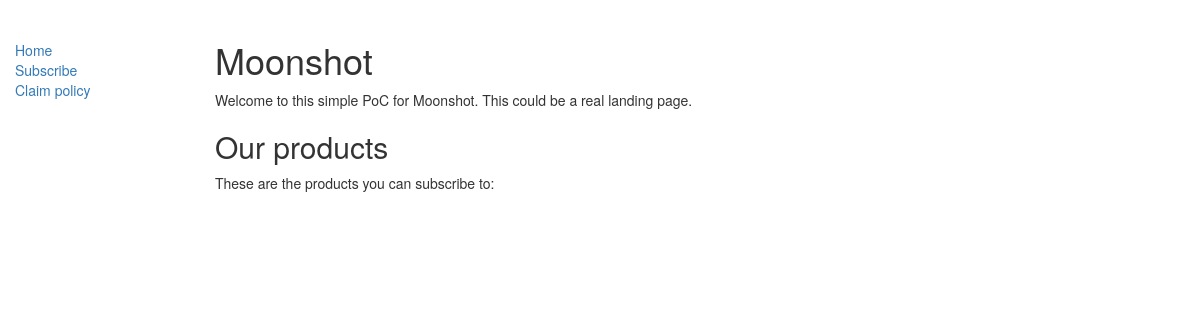
/poc/, run on an earlier commit of the app's database.
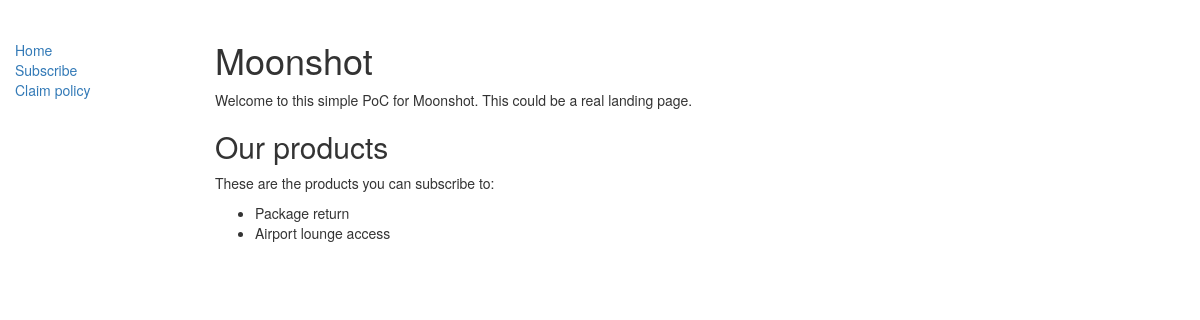
And on a later commit of the database.
### pocsite/models.py (models this page shows)
class Product(models.Model):
    product_name = models.CharField(max_length=30)
    product_description = models.TextField(help_text="A simple description of the product")
    is_published = models.BooleanField(default=True, verbose_name="Publish in catalog", help_text="Allow this product to be subscribed")
    base_price = models.DecimalField(max_digits=6, decimal_places=2, help_text="Price of the product")
    base_payout = models.DecimalField(max_digits=8, decimal_places=2, help_text="The amount to reimburse the customer if insurance is activated")
    def __str__(self):
        return self.product_name

### pocsite/views.py (the view)
def index(request):
    published_product_list = Product.objects.filter(is_published=True)
    products = [str(p) for p in published_product_list]
    return render(request, 'index.html', context={'products':products})

### pocsite/templates/index.html
{% extends "base_generic.html" %}
{% block content %}
<h1>Moonshot</h1>
  <p>Welcome to this simple PoC for Moonshot. This could be a real landing page.</p>
<h2>Our products</h2>
  <p>These are the products you can subscribe to:</p>
  <ul>
    {% for product in products %}
    <li>{{ product }}</li>
    {% endfor %}
  </ul>
{% endblock %}

What changed in the data, as far as the page shows it:
added Product: products "Package return"
added Product: products "Airport lounge access"
